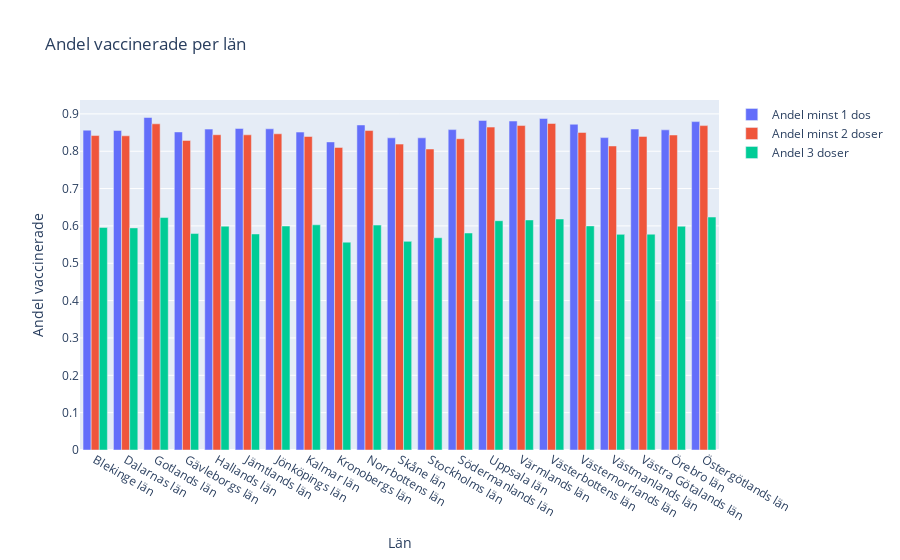

The notebook cell this image was saved under:
### Code cell
from matplotlib.pyplot import xlabel, ylim


fig = px.bar(
    df_per_lan_1_2_3,
    x="Län_namn",
    y=["Andel minst 1 dos", "Andel minst 2 doser", "Andel 3 doser"],
    barmode="group",
    title="Andel vaccinerade per län",
    labels={"value": "Andel vaccinerade", "Län_namn": "Län"}    
)
# removing legend title which by default was "variable"
fig.update_layout(legend={'title_text':''})

fig.show()
fig.write_html("../Lab/Visualiseringar/plot_2f.html")

### Figure 1 — Plotly figure (JSON) as saved in the notebook; plotly's stock layout.template omitted (floating-point values rounded to 4 significant figures)
{"data": [{"alignmentgroup": "True", "hovertemplate": "variable=Andel minst 1 dos<br>Län=%{x}<br>Andel vaccinerade=%{y}<extra></extra>", "legendgroup": "Andel minst 1 dos", "marker": {"color": "#636efa", "pattern": {"shape": ""}}, "name": "Andel minst 1 dos", "offsetgroup": "Andel minst 1 dos", "orientation": "v", "showlegend": true, "textposition": "auto", "type": "bar", "x": ["Blekinge län", "Dalarnas län", "Gotlands län", "Gävleborgs län", "Hallands län", "Jämtlands län", "Jönköpings län", "Kalmar län", "Kronobergs län", "Norrbottens län", "Skåne län", "Stockholms län", "Södermanlands län", "Uppsala län", "Värmlands län", "Västerbottens län", "Västernorrlands län", "Västmanlands län", "Västra Götalands län", "Örebro län", "Östergötlands län"], "xaxis": "x", "y": [0.8565, 0.8556, 0.8903, 0.8517, 0.8592, 0.8609, 0.86, 0.8513, 0.825, 0.8703, 0.8359, 0.8359, 0.8579, 0.8824, 0.8808, 0.8878, 0.8723, 0.8365, 0.8594, 0.8572, 0.8793], "yaxis": "y"}, {"alignmentgroup": "True", "hovertemplate": "variable=Andel minst 2 doser<br>Län=%{x}<br>Andel vaccinerade=%{y}<extra></extra>", "legendgroup": "Andel minst 2 doser", "marker": {"color": "#EF553B", "pattern": {"shape": ""}}, "name": "Andel minst 2 doser", "offsetgroup": "Andel minst 2 doser", "orientation": "v", "showlegend": true, "textposition": "auto", "type": "bar", "x": ["Blekinge län", "Dalarnas län", "Gotlands län", "Gävleborgs län", "Hallands län", "Jämtlands län", "Jönköpings län", "Kalmar län", "Kronobergs län", "Norrbottens län", "Skåne län", "Stockholms län", "Södermanlands län", "Uppsala län", "Värmlands län", "Västerbottens län", "Västernorrlands län", "Västmanlands län", "Västra Götalands län", "Örebro län", "Östergötlands län"], "xaxis": "x", "y": [0.842, 0.8413, 0.8734, 0.8289, 0.8442, 0.844, 0.8467, 0.8395, 0.8102, 0.8554, 0.8191, 0.8059, 0.8334, 0.8646, 0.8688, 0.8743, 0.8503, 0.8141, 0.8397, 0.8434, 0.8686], "yaxis": "y"}, {"alignmentgroup": "True", "hovertemplate": "variable=Andel 3 doser<br>Län=%{x}<br>Andel vaccinerade=%{y}<extra></extra>", "legendgroup": "Andel 3 doser", "marker": {"color": "#00cc96", "pattern": {"shape": ""}}, "name": "Andel 3 doser", "offsetgroup": "Andel 3 doser", "orientation": "v", "showlegend": true, "textposition": "auto", "type": "bar", "x": ["Blekinge län", "Dalarnas län", "Gotlands län", "Gävleborgs län", "Hallands län", "Jämtlands län", "Jönköpings län", "Kalmar län", "Kronobergs län", "Norrbottens län", "Skåne län", "Stockholms län", "Södermanlands län", "Uppsala län", "Värmlands län", "Västerbottens län", "Västernorrlands län", "Västmanlands län", "Västra Götalands län", "Örebro län", "Östergötlands län"], "xaxis": "x", "y": [0.5959, 0.5948, 0.6225, 0.5796, 0.5994, 0.5785, 0.5998, 0.603, 0.5565, 0.6023, 0.5587, 0.5683, 0.581, 0.614, 0.616, 0.6185, 0.6001, 0.5774, 0.5779, 0.5992, 0.6238], "yaxis": "y"}], "layout": {"barmode": "group", "legend": {"title": {"text": ""}, "tracegroupgap": 0}, "title": {"text": "Andel vaccinerade per län"}, "xaxis": {"anchor": "y", "domain": [0, 1], "title": {"text": "Län"}}, "yaxis": {"anchor": "x", "domain": [0, 1], "title": {"text": "Andel vaccinerade"}}}}
